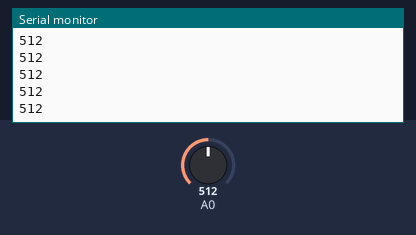
This sketch was run on a simulated Arduino Uno, built with avr-gcc and run on an emulated ATmega328P. Parts: the last lines printed to the serial monitor. Inputs (shaded band) come from the test bench; at power-on: A0 = 512.

Above: at 1.2 s.
1.3 s: A0 set to 716
At 1.31 s:
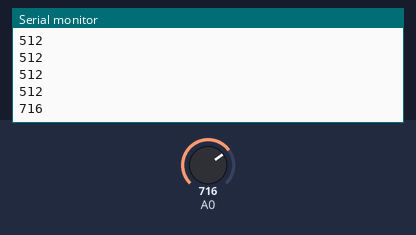
2.8 s: A0 set to 900
At 2.81 s:
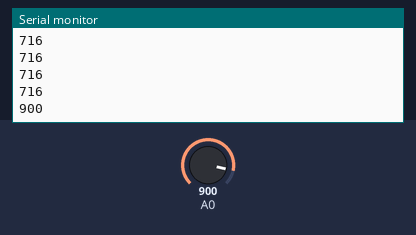
Timing chart, 0 to 5.8 s (numbered marks = the images above; inputs shaded):
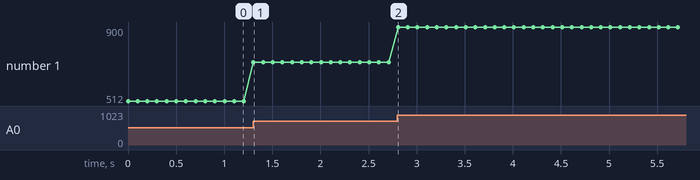

The sketch:

Potensio__0-1023_.ino
```cpp
void setup() {
  Serial.begin(9600);
}

void loop() {
  int adcValue = analogRead(A0);
  Serial.println(adcValue);
  delay(100);
}
```

Measured:
- after the input at 1.3 s, the serial monitor: prints a new line at once (image 1)
- after the input at 2.8 s, the serial monitor: prints a new line at once (image 2)
- plotted number 1: 512 → 716 after the input at 1.3 s, 716 → 900 after the input at 2.8 s
